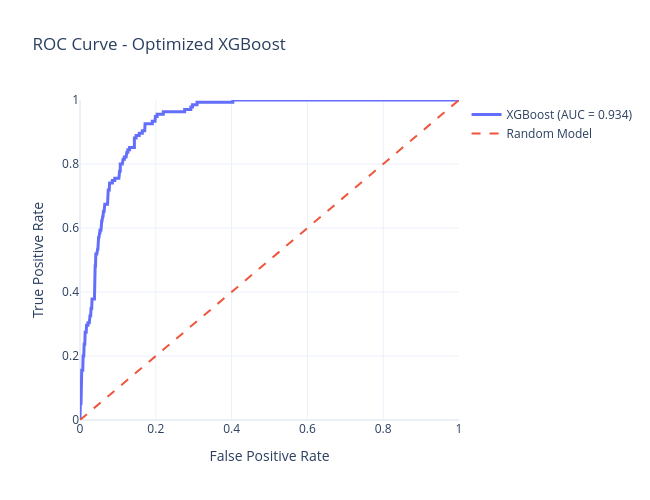

Notebook code cell kept with this figure:
### Code cell
# =========================
# ROC computation
# =========================
fpr, tpr, thresholds = roc_curve(y_test, y_prob_xgb)
roc_auc_xgb = roc_auc_score(y_test, y_prob_xgb)

# =========================
# Plotly figure
# =========================
fig = go.Figure()

# ROC curve
fig.add_trace(
    go.Scatter(
        x=fpr,
        y=tpr,
        mode="lines",
        name=f"XGBoost (AUC = {roc_auc_xgb:.3f})",
        line=dict(width=3)
    )
)

# Diagonal baseline
fig.add_trace(
    go.Scatter(
        x=[0, 1],
        y=[0, 1],
        mode="lines",
        name="Random Model",
        line=dict(dash="dash")
    )
)

# Layout 
fig.update_layout(
    title="ROC Curve - Optimized XGBoost",
    xaxis_title="False Positive Rate",
    yaxis_title="True Positive Rate",
    template="plotly_white",
    width=650,
    height=500
)

fig.update_xaxes(range=[0, 1])
fig.update_yaxes(range=[0, 1])

fig.show()

### Figure 1 — Plotly figure (JSON) as saved in the notebook; plotly's stock layout.template omitted (floating-point values rounded to 4 significant figures; data arrays with more than 128 entries replaced by an {"elided": "..."} marker saying what was removed)
{"data": [{"line": {"width": 3}, "mode": "lines", "name": "XGBoost (AUC = 0.934)", "type": "scatter", "x": {"elided": "153 float values"}, "y": {"elided": "153 float values"}}, {"line": {"dash": "dash"}, "mode": "lines", "name": "Random Model", "type": "scatter", "x": [0, 1], "y": [0, 1]}], "layout": {"height": 500, "title": {"text": "ROC Curve - Optimized XGBoost"}, "width": 650, "xaxis": {"range": [0, 1], "title": {"text": "False Positive Rate"}}, "yaxis": {"range": [0, 1], "title": {"text": "True Positive Rate"}}}}
